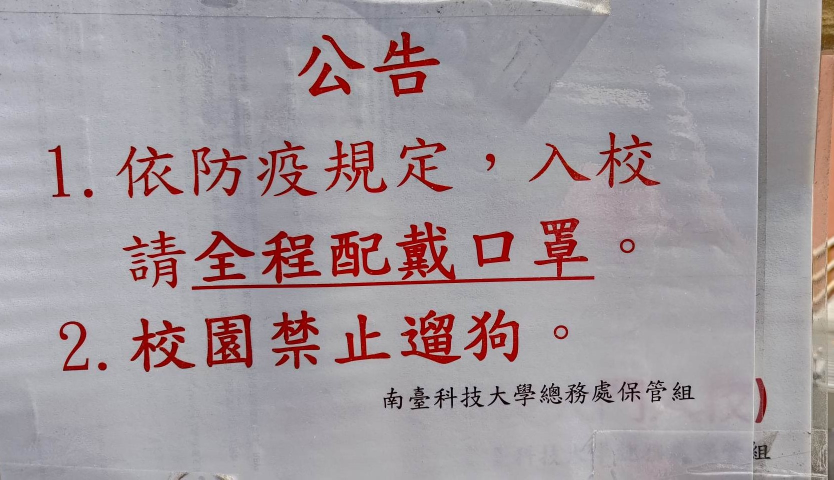
#> input picture images/c0.jpg, 1667 x 959 px (shown at 1/2 size)
$ python -i SegmentPage.py   (imports and definitions only)   (older library calls are emulated)
#> lines starting #> are read from the running program, lines starting #| are printed output that depends on the picture; after the words box and inside, x2 and y2 are one past the last pixel; in counts of white or black regions, pixels touching at a corner belong together
#Importing modules.
from keras.layers import *
from keras.models import Model
from keras.optimizers import Adam
import matplotlib.pyplot as plt
import numpy as np
import cv2


def unet(pretrained_weights = None,input_size = (512,512,1)):
    #Creates the UNet model same as the model that was trained to segment page into lines.
    inputs = Input(input_size)
    conv1 = Conv2D(64, 3, activation = 'relu', padding = 'same', kernel_initializer = 'he_normal')(inputs)
    conv1 = Conv2D(64, 3, activation = 'relu', padding = 'same', kernel_initializer = 'he_normal')(conv1)
    pool1 = MaxPooling2D(pool_size=(2, 2))(conv1)
    conv2 = Conv2D(128, 3, activation = 'relu', padding = 'same', kernel_initializer = 'he_normal')(pool1)
    conv2 = Conv2D(128, 3, activation = 'relu', padding = 'same', kernel_initializer = 'he_normal')(conv2)
    pool2 = MaxPooling2D(pool_size=(2, 2))(conv2)
    conv3 = Conv2D(256, 3, activation = 'relu', padding = 'same', kernel_initializer = 'he_normal')(pool2)
    conv3 = Conv2D(256, 3, activation = 'relu', padding = 'same', kernel_initializer = 'he_normal')(conv3)
    pool3 = MaxPooling2D(pool_size=(2, 2))(conv3)
    conv4 = Conv2D(512, 3, activation = 'relu', padding = 'same', kernel_initializer = 'he_normal')(pool3)
    conv4 = Conv2D(512, 3, activation = 'relu', padding = 'same', kernel_initializer = 'he_normal')(conv4)
    drop4 = Dropout(0.5)(conv4)
    pool4 = MaxPooling2D(pool_size=(2, 2))(drop4)

    conv5 = Conv2D(1024, 3, activation = 'relu', padding = 'same', kernel_initializer = 'he_normal')(pool4)
    conv5 = Conv2D(1024, 3, activation = 'relu', padding = 'same', kernel_initializer = 'he_normal')(conv5)
    drop5 = Dropout(0.5)(conv5)

    up6 = Conv2D(512, 2, activation = 'relu', padding = 'same', kernel_initializer = 'he_normal')(UpSampling2D(size = (2,2))(drop5))
    merge6 = concatenate([drop4,up6], axis = 3)
    conv6 = Conv2D(512, 3, activation = 'relu', padding = 'same', kernel_initializer = 'he_normal')(merge6)
    conv6 = Conv2D(512, 3, activation = 'relu', padding = 'same', kernel_initializer = 'he_normal')(conv6)

    up7 = Conv2D(256, 2, activation = 'relu', padding = 'same', kernel_initializer = 'he_normal')(UpSampling2D(size = (2,2))(conv6))
    merge7 = concatenate([conv3,up7], axis = 3)
    conv7 = Conv2D(256, 3, activation = 'relu', padding = 'same', kernel_initializer = 'he_normal')(merge7)
    conv7 = Conv2D(256, 3, activation = 'relu', padding = 'same', kernel_initializer = 'he_normal')(conv7)

    up8 = Conv2D(128, 2, activation = 'relu', padding = 'same', kernel_initializer = 'he_normal')(UpSampling2D(size = (2,2))(conv7))
    merge8 = concatenate([conv2,up8], axis = 3)
    conv8 = Conv2D(128, 3, activation = 'relu', padding = 'same', kernel_initializer = 'he_normal')(merge8)
    conv8 = Conv2D(128, 3, activation = 'relu', padding = 'same', kernel_initializer = 'he_normal')(conv8)

    up9 = Conv2D(64, 2, activation = 'relu', padding = 'same', kernel_initializer = 'he_normal')(UpSampling2D(size = (2,2))(conv8))
    merge9 = concatenate([conv1,up9], axis = 3)
    conv9 = Conv2D(64, 3, activation = 'relu', padding = 'same', kernel_initializer = 'he_normal')(merge9)
    conv9 = Conv2D(64, 3, activation = 'relu', padding = 'same', kernel_initializer = 'he_normal')(conv9)
    conv9 = Conv2D(2, 3, activation = 'relu', padding = 'same', kernel_initializer = 'he_normal')(conv9)
    conv10 = Conv2D(1, 1, activation = 'sigmoid')(conv9)

    model = Model(inputs,conv10)

    model.compile(optimizer = Adam(lr = 1e-4), loss = 'binary_crossentropy', metrics = ['accuracy'])


    if(pretrained_weights):
      model.load_weights(pretrained_weights)

    return model

# [1 line that did not run here, left out]
# [1 line not run here, left out]


line_img_array=[]


def segment_into_lines(filename):
    #Loading the image and performing thresholding on it and then resizing.
#> called with filename = '../images/c0.jpg'
    img=cv2.imread(f'{filename}',0)
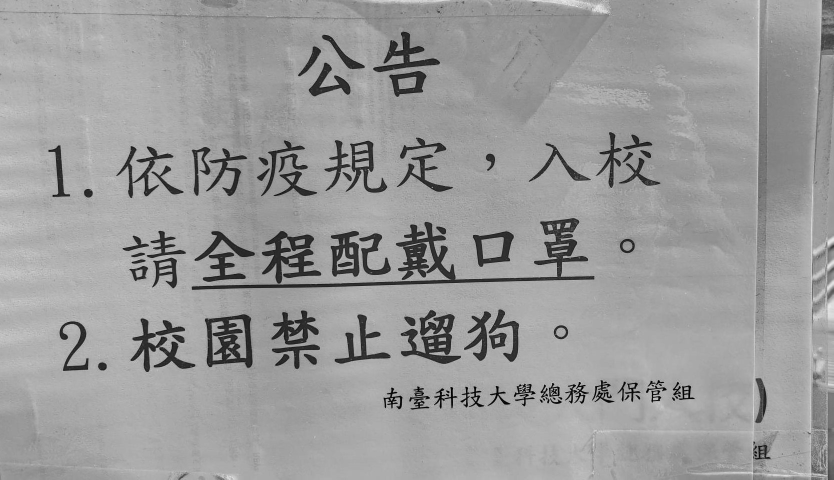
#> img: shape (959, 1667) (shown at 1/2 size); min 0, max 247, mean 155
    ret,img=cv2.threshold(img,150,255,cv2.THRESH_BINARY_INV)
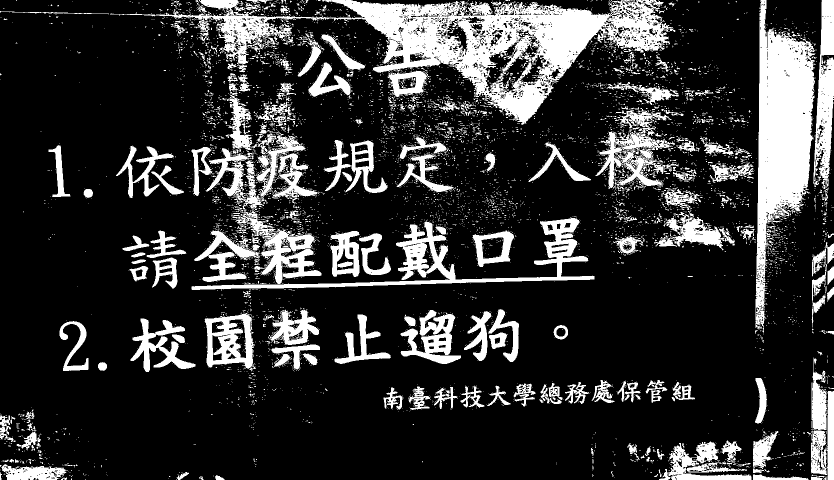
#> img: shape (959, 1667) (shown at 1/2 size); 20.3% white; 6512 white regions (6166 under 20 px), largest, box (x1, y1, x2, y2) and area: (220, 0, 1351, 250) 72510, (1511, 0, 1631, 665) 40682, (383, 436, 1189, 580) 16968
    img=cv2.resize(img,(512,512))
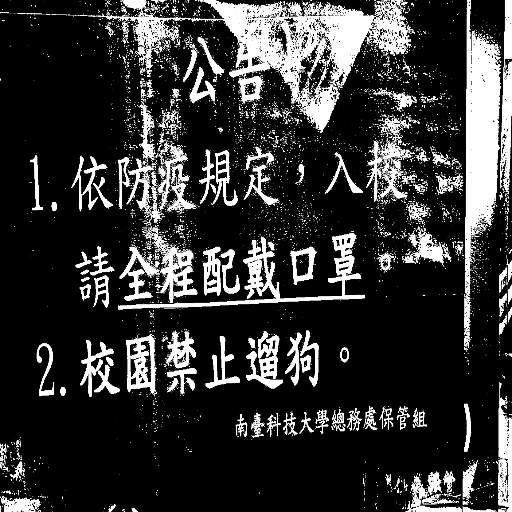
#> img: shape (512, 512); min 0, max 255, mean 51.8
    #Expanding the dimension to account for the batch dimension.
    img= np.expand_dims(img,axis=-1)
    #Expanding dimension along channel axis.
    img=np.expand_dims(img,axis=0)
    #Predict the segmentation mask.
#> (the run stopped early here; a loop or call above may not have finished)

$ run again, on images/c1.jpg
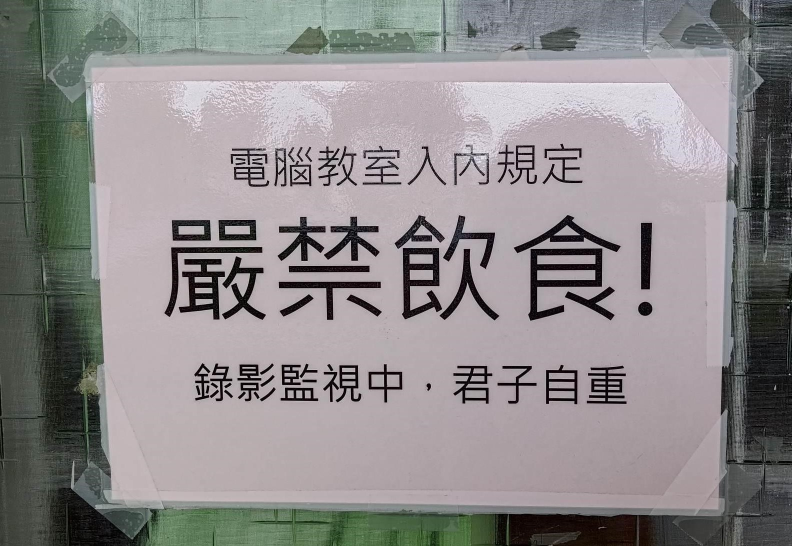
#> input picture images/c1.jpg, 1583 x 1092 px (shown at 1/2 size)
#> in segment_into_lines, `ret,img=cv2.threshold(img,150,255,cv2.THRESH_BINARY_INV)`:
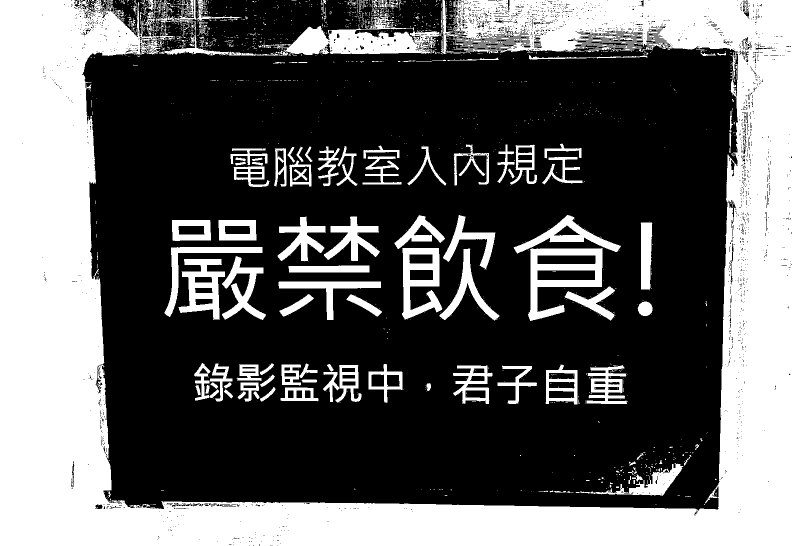
#> img: shape (1092, 1583) (shown at 1/2 size); 37% white; 1963 white regions (1814 under 20 px), largest, box (x1, y1, x2, y2) and area: (0, 0, 1583, 1092) 507539, (524, 16, 883, 112) 12465, (1056, 496, 1205, 642) 8661
#> in segment_into_lines, `img=cv2.resize(img,(512,512))`:
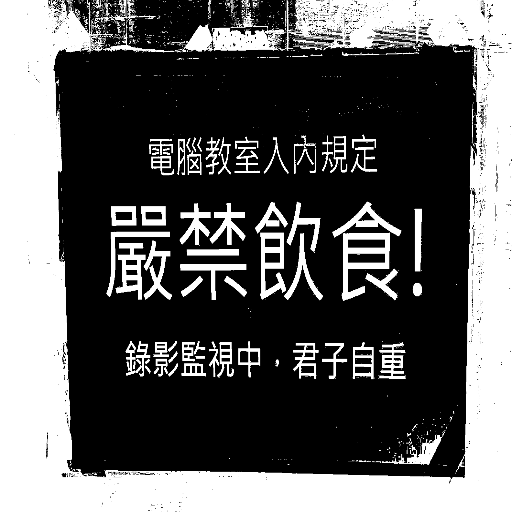
#> img: shape (512, 512); min 0, max 255, mean 94.3
